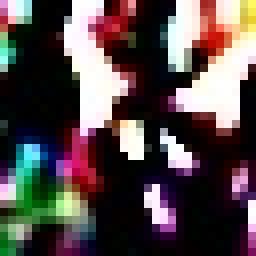
#> input picture Training/train1/Sobel_x/sr(0,1).jpeg, 32 x 32 px, given in place of sample0.jpeg, which was not available (shown 8 times larger)
$ python segmentation.py   (Python 2 division)   (older library calls are emulated)
#> lines starting #> are read from the running program, lines starting #| are printed output that depends on the picture; pictures that were not available may be replaced by others from this repository, and a replacement may not be noted
import cv2
import os
import numpy as np
#image  = image file, size = desired size of subregion (32, in our case), path = where to place subregions (optional)


def segment(source, path, image, size):
#> called with source = 'Images', path = 'sample0', image = 'sample0', size = 32
	ctr = 0

	if not os.path.exists("%s/%s" % (source, path)):
		os.makedirs("%s/%s/Original" % (source, path))
		os.makedirs("%s/%s/Sobel_x" % (source, path))
		os.makedirs("%s/%s/Sobel_y" % (source, path))
		ctr = 1 #newly made folder

	img = cv2.imread("%s/%s.jpeg" %(source, image))
#> img is the input picture: shape (32, 32, 3); mean B, G, R 75.4, 75.1, 86.4
	sobelx = cv2.Sobel(img,cv2.CV_64F,1,0,ksize=5)
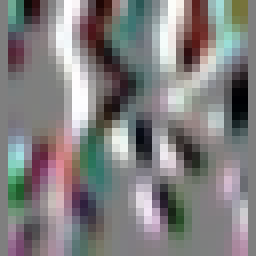
#> sobelx: shape (32, 32, 3) float64 (shown 8 times larger); mean B, G, R 64.7, 41.4, 191.6; drawn with min black and max white
	cv2.imwrite("%s/%s/%s_sobelx.jpeg" % (source, path, image), sobelx)
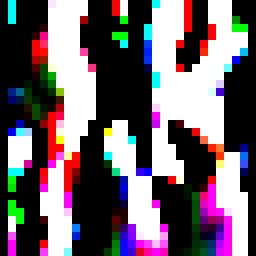
#> saved as sample0_sobelx.jpeg: shape (32, 32, 3) (shown 8 times larger); mean B, G, R 107.6, 98.6, 110.6
	sobely = cv2.Sobel(img,cv2.CV_64F,0,1,ksize=5)
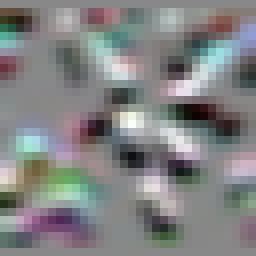
#> sobely: shape (32, 32, 3) float64 (shown 8 times larger); mean B, G, R -383.5, -437.3, -502.6; drawn with min black and max white
	cv2.imwrite("%s/%s/%s_sobely.jpeg" % (source, path, image), sobely)
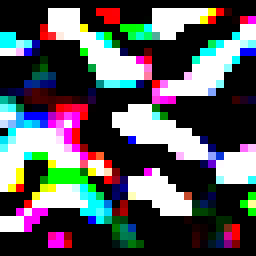
#> saved as sample0_sobely.jpeg: shape (32, 32, 3) (shown 8 times larger); mean B, G, R 91.4, 88.7, 86.7

	length = img.shape[0]
#> length = 32
	width = img.shape[1]
#> width = 32

	rows = int(img.shape[0]/size)
#> rows = 1
	columns = int(img.shape[1]/size)
#> columns = 1
	subregions = {}
	subregions_x = {}
	subregions_y = {}
	for row in range(rows):
		image_list = []
		image_list_x = []
		image_list_y = []
		for column in range(columns):
			new_image = img[(row*size):((row+1)*size),(column*size):((column+1)*size)]
			new_image_x = sobelx[(row*size):((row+1)*size),(column*size):((column+1)*size)]
			new_image_y = sobely[(row*size):((row+1)*size),(column*size):((column+1)*size)]
			image_list.append(new_image)
			image_list_x.append(new_image_x)
			image_list_y.append(new_image_y)
			if ctr == 1:
				#where to place subregions
				cv2.imwrite("%s/%s/Original/sr(%d,%d).jpeg" % (source, path, row, column), new_image)
			 	cv2.imwrite("%s/%s/Sobel_x/sr(%d,%d).jpeg" % (source, path, row, column), new_image_x)
			 	cv2.imwrite("%s/%s/Sobel_y/sr(%d,%d).jpeg" % (source, path, row, column), new_image_y)
		subregions["row %d" % (row)] = image_list
		subregions_x["row %d" % (row)] = image_list_x
		subregions_y["row %d" % (row)] = image_list_y
#> after the loop, subregions = 1 item; subregions_x = 1 item; subregions_y = 1 item
	return {"subregions": subregions, "subregions_x": subregions_x, "subregions_y": subregions_y,
		"dimensions": [rows, columns, length, width]}

#print len(segment("SampleData", "train0", "train0.jpeg", 32)["dimensions"])

segment("Images", "sample0", "sample0", 32)

$ run again, on Training/train1/Sobel_x/sr(1,0).jpeg
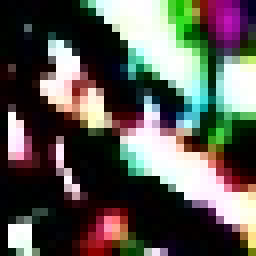
#> input picture Training/train1/Sobel_x/sr(1,0).jpeg, 32 x 32 px, given in place of sample0.jpeg, which was not available (shown 8 times larger)
#> in segment, img is the input picture: shape (32, 32, 3); mean B, G, R 83.5, 89.3, 90.9
#> in segment, `sobely = cv2.Sobel(img,cv2.CV_64F,0,1,ksize=5)`:
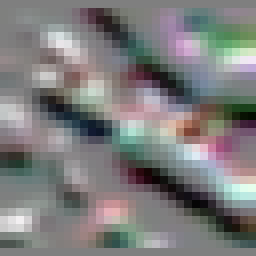
#> sobely: shape (32, 32, 3) float64 (shown 8 times larger); mean B, G, R -222.8, -214.6, -165.6; drawn with min black and max white
#> in segment, `cv2.imwrite("%s/%s/%s_sobely.jpeg" % (source, path, image), sobely)`:
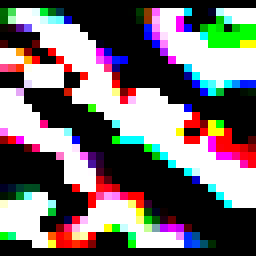
#> saved as sample0_sobely.jpeg: shape (32, 32, 3) (shown 8 times larger); mean B, G, R 110.5, 109.9, 116
#> after the loop in segment, `for row in range(rows):`: subregions = 1 item

$ run again, on Training/train1/Sobel_x/sr(1,1).jpeg
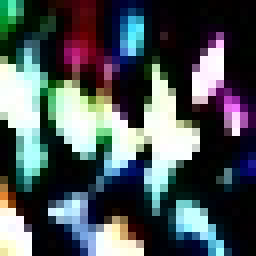
#> input picture Training/train1/Sobel_x/sr(1,1).jpeg, 32 x 32 px, given in place of sample0.jpeg, which was not available (shown 8 times larger)
#> in segment, img is the input picture: shape (32, 32, 3); mean B, G, R 88.1, 85.3, 76.6
#> in segment, `sobely = cv2.Sobel(img,cv2.CV_64F,0,1,ksize=5)`:
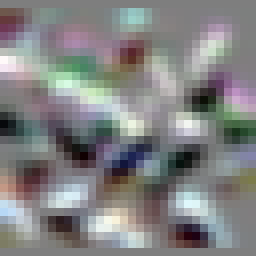
#> sobely: shape (32, 32, 3) float64 (shown 8 times larger); mean B, G, R 341.7, 312.9, 298.7; drawn with min black and max white
#> in segment, `cv2.imwrite("%s/%s/%s_sobely.jpeg" % (source, path, image), sobely)`:
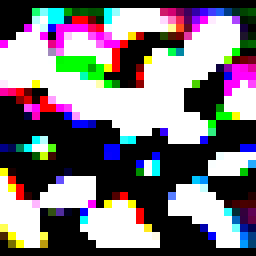
#> saved as sample0_sobely.jpeg: shape (32, 32, 3) (shown 8 times larger); mean B, G, R 124.8, 118.7, 123.8
#> after the loop in segment, `for row in range(rows):`: subregions = 1 item

$ run again, on Training/train1/Sobel_x/sr(1,13).jpeg
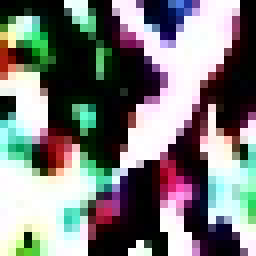
#> input picture Training/train1/Sobel_x/sr(1,13).jpeg, 32 x 32 px, given in place of sample0.jpeg, which was not available (shown 8 times larger)
#> in segment, img is the input picture: shape (32, 32, 3); mean B, G, R 121.9, 122.8, 121.8
#> in segment, `sobely = cv2.Sobel(img,cv2.CV_64F,0,1,ksize=5)`:
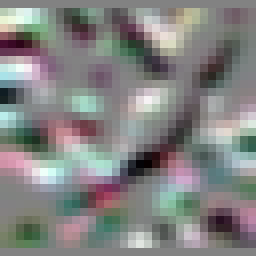
#> sobely: shape (32, 32, 3) float64 (shown 8 times larger); mean B, G, R 28.1, 125.1, 114.4; drawn with min black and max white
#> in segment, `cv2.imwrite("%s/%s/%s_sobely.jpeg" % (source, path, image), sobely)`:
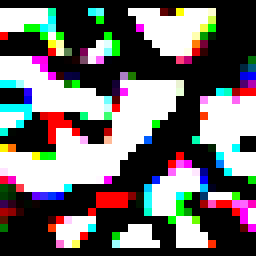
#> saved as sample0_sobely.jpeg: shape (32, 32, 3) (shown 8 times larger); mean B, G, R 107.2, 107.7, 109.9
#> after the loop in segment, `for row in range(rows):`: subregions = 1 item
